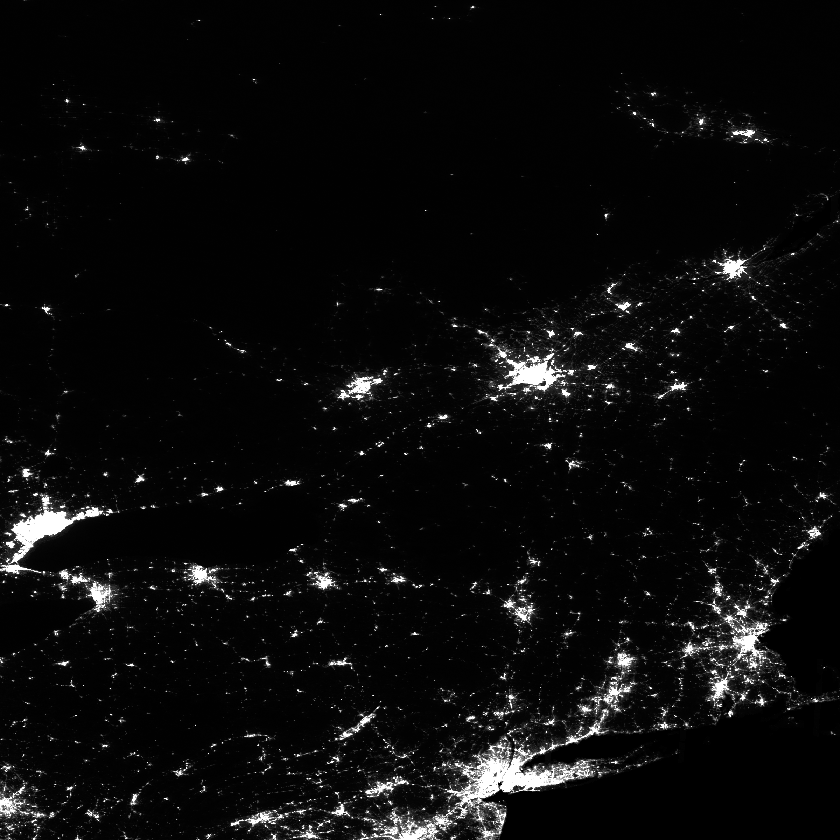
#> input picture notebooks/contributions/NightLights/data/Nightlights/input/h10v04_2019_1H_median.tif, 840 x 840 px, shrunk from 2400 x 2400 before the run; its folder holds 4 pictures in this run
$ jupyter execute --allow-errors Night_Lights_Blending.ipynb
#> lines starting #> are read from the running program, lines starting #| are printed output that depends on the picture
## Monitoring socio-economic activities with nighttime light maps
### Case study: Creating nighttime light maps with color blending

This notebook demonstrates how to create nighttime light variation maps over a time interval (from 2019 to 2022) with additive color blending for studying the distribution of artificial lighting in urban and rural regions, offering insights into urbanization, infrastructure development, and socio-economic activity.
The Nighttime Light Levels indicator can be explored on the EO Dashboard by selecting the EXPLORE DATASETS mode and choosing [Night lights indicators](https://eodashboard.org/explore?indicator=NTLU&x=12142837.23019&y=4137471.98879&z=5.69238).

The study has been carried out by **Bumpei Tojo PhD (Associate Professor), School of International and Area Studies, Tokyo University of Foreign Studies, Japan**.

The **PLES Engineering team** (supporting *ESA Green Solutions Division*, EOP-SG) developed the blending algorithm with the current Notebook implementation and data ingestion on the dashboard (contacts: **Federico Rondoni**, f.rondoni@stariongroup.eu, **Diego Moglioni**, d.moglioni@stariongroup.eu).

Example of a nighttime light map covering Northeastern United States during 2019-2022, representing areas where a decrease in nighttime light level occurred (indicating a presumed reduction in social activity) in red, and areas where an increase occurred (indicating a presumed increase in social activity) in blue.

### Input data:
* This product was developed by JAXA by aggregating the data from the Visible Infrared Imaging Radiometer Suite (VIIRS, onboard the Suomi NPP satellite) on a semi-annual basis (using median image generation) with 10-degree lat/lon (geographic) grid h-v tile as Geo Tiff files.
* The tiles are 2400 x 2400 pixels, with pixel size of 0.004166 degrees (~464 m at the equator).
* Metric: nighttime radiance (measured in watts per square centimeter per steradian, [W/cm²/sr]), which represents the brightness of artificial lighting.

**VIIRS 10-degree tile scheme**

### Running environment:
* This notebook can be run by installing the provided Anaconda Python environment (data/Nightlights/**nightlights-env.yml**).

### Importing Python libraries

[cell 1]
#Import libraries
import os
import sys
import re
import numpy as np
import rasterio
import rioxarray as rxr
import subprocess
from subprocess import Popen, PIPE
import tempfile
import matplotlib.pyplot as plt
import matplotlib.image as mpimg
from PIL import Image
import json
from ipyleaflet import Map, ImageOverlay, basemaps

### Defining working folders

[cell 2]
input_dir = "input"
input_path = os.path.join(os.getcwd(), "data", "Nightlights", input_dir)

output_urban = "output"
urban_path = os.path.join(os.getcwd(), "data", "Nightlights", output_urban)

# Create output dir
os.makedirs(urban_path, exist_ok=True)

### Visualizing input data

[cell 3]
pattern = re.compile(r"h(\d+)v(\d+)_(\d{4})_(\d)H_median\.tif")

for root, _, files in os.walk(input_path):
    grouped_files = {}

    # Grouping files by h and v
    for file in files:
        match = pattern.match(file)
        if match:
            h, v, year, H = match.groups()
            key = (h, v)
            if key not in grouped_files:
                grouped_files[key] = []
            grouped_files[key].append((year, H, os.path.join(root, file)))

    # Process files for plotting
    for (h, v), file_group in grouped_files.items():
        file_group

tuplelist2dict = {c:{'year':a,'half':b} for a,b,c in file_group}
sorted_dict = {}

grid_tile = None
for item in sorted(tuplelist2dict, key = lambda k: (tuplelist2dict[k]['year'], tuplelist2dict[k]['half'])):
    sorted_dict.update({item:tuplelist2dict[item]})
    grid_tile = item.split('/')[-1].split('_')[0]

[cell 4]
def plot_figures(figures, nrows = 1, ncols=1, factor = 1., clip_range = None, **kwargs):
#> called with nrows = 4, ncols = 2, factor = 0.392, clip_range = (0, 1)
    fig, axeslist = plt.subplots(ncols=ncols, nrows=nrows, figsize=(15, 15))
    for idx,file_name in enumerate(figures):
        title = file_name.split('/')[-1]
        title = title.replace("_median.tif", "")
        axeslist.ravel()[idx].imshow(np.clip(mpimg.imread(file_name)*factor, *clip_range), **kwargs) # cmap=plt.gray(), cmap='Greys'
        axeslist.ravel()[idx].set_title(title)
        axeslist.ravel()[idx].set_axis_off()
    fig.suptitle(r'Median nighttime light level [$Wcm^{-2}sr^{-1}$]', fontsize=20)
    #plt.tight_layout()

[cell 5]
plot_figures(sorted_dict, 4, 2, clip_range=(0,1), factor=100./255.)
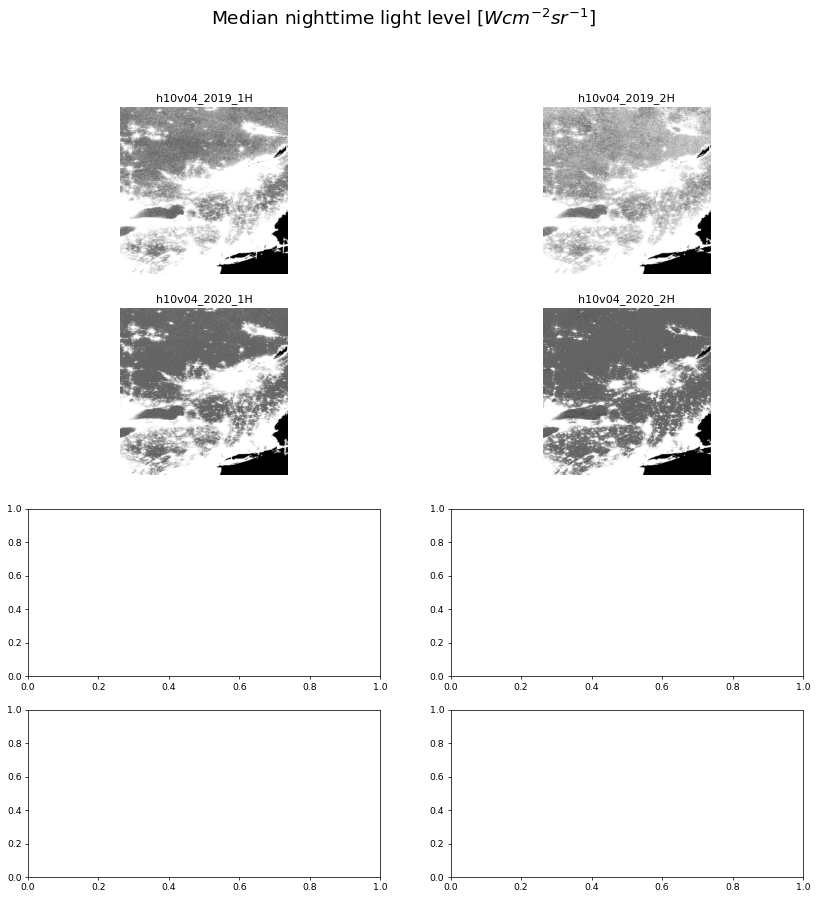
#> figure drawn by matplotlib, 4 panels

### Applying color blending

Additive color blending involves mixing the primary colors of light, red (R), green (G), and blue (B), while adjusting their luminance levels. By manipulating the luminance of these colors, a wide range of hues can be achieved, with the key characteristic being that combining all three colors results in white.

Technique
- maximum pixel value of images for 2019 (brightest pixel values) is assigned to red (R)
- minimum pixel value of images for 2020-2021 (darkest pixel values) is assigned to green (G)
- maximum pixel value of images for 2022 (brightest pixel values) is assigned to blue (B)

Output
- regions where a decrease in nighttime light level occurred are displayed in red
- areas that experienced an increase (presumed to indicate an increase in social activity) are shown in blue
- regions where there was no significant change throughout the pandemic are displayed in a gradient from gray to white.

[cell 6]
pattern = re.compile(r"h(\d+)v(\d+)_(\d{4})_(\d)H_median\.tif")


def read_and_preprocess(file):
    with rasterio.open(file) as src:
        img = src.read(1)
        img = np.nan_to_num(img, nan=0)  # Replace NaNs with zeros
        return img, src.profile


def additive_blending(grouped_files):
    # Process each group of files for blending
    for (h, v), file_group in grouped_files.items():
        # Initialize arrays to store the maximum and minimum values for each year
        max_2019 = None
        min_2020_2021 = None
        max_2022 = None

        for year, H, file in file_group:
            img, profile = read_and_preprocess(file)

            if year == '2019':
                if max_2019 is None:
                    max_2019 = img
                else:
                    max_2019 = np.maximum(max_2019, img)
            elif year in ['2020', '2021']:
                if min_2020_2021 is None:
                    min_2020_2021 = img
                else:
                    min_2020_2021 = np.minimum(min_2020_2021, img)
            elif year == '2022':
                if max_2022 is None:
                    max_2022 = img
                else:
                    max_2022 = np.maximum(max_2022, img)

    # Create the blended image using the specified blending technique
    blended_img = np.zeros((max_2019.shape[0], max_2019.shape[1], 3), dtype=np.float32)
    blended_img[:, :, 0] = max_2019.astype(np.float32)  # Red band: maximum of 2019
    blended_img[:, :, 1] = min_2020_2021.astype(np.float32)  # Green band: minimum of 2020-2021 compared
    blended_img[:, :, 2] = max_2022.astype(np.float32)  # Blue band: maximum of 2022

    return blended_img, profile

[cell 7]
# Grouping files per (h,v) tiles and years span
grouped_files = {}
for root, _, files in os.walk(input_path):


    # Group files by h and v
    for file in files:
        match = pattern.match(file)
        if match:
            h, v, year, H = match.groups()
            key = (h, v)
            if key not in grouped_files:
                grouped_files[key] = []
            grouped_files[key].append((year, H, os.path.join(root, file)))


# blending
#> (the rest of this cell did not finish here and is left out)
